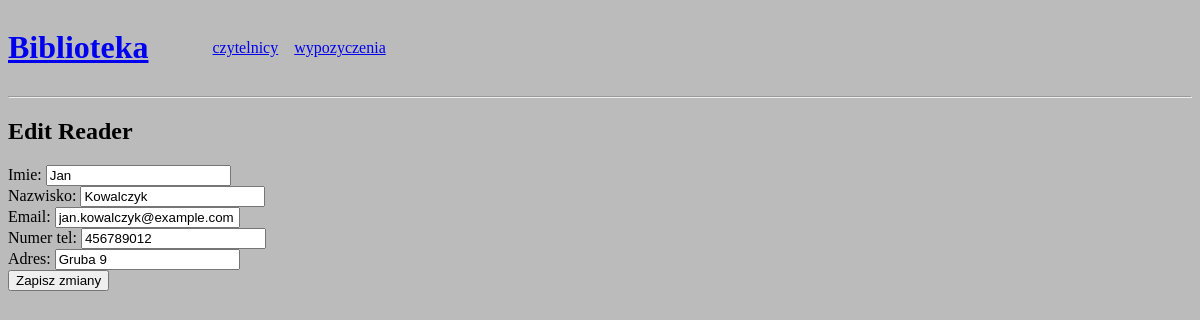
Page /pages/edit-reader.php?id=4 on the committed database.
### tables this page shows
CREATE TABLE czytelnicy (
  id INT AUTO_INCREMENT PRIMARY KEY,
  mail VARCHAR(255) NOT NULL UNIQUE,
  numer_tel VARCHAR(255) NOT NULL UNIQUE,
  adres VARCHAR(255) NOT NULL,
  imie VARCHAR(255) NOT NULL,
  nazwisko VARCHAR(255) NOT NULL,
  bilans SMALLINT NOT NULL DEFAULT 0
);

### pages/edit-reader.php (the view, shortened to what this page needs)
<!DOCTYPE html>
<html lang="en">
<head>
  <link rel="stylesheet" href="../style.css">
</head>
<body>
<?php
include("../components/header.php");
include("../db/connect.php");
if ($_SERVER["REQUEST_METHOD"] == "GET" && isset($_GET['id'])) {
    $id = $_GET['id'];
    $sql = "SELECT * FROM czytelnicy WHERE id = ?";
    $stmt = $conn->prepare($sql);
    $stmt->bind_param("i", $id);
    $stmt->execute();
    $result = $stmt->get_result();
    if ($result->num_rows == 1) {
        $row = $result->fetch_assoc();
?>
<h2>Edit Reader</h2>
<form action="../api/update-reader.php" method="post">
    <label for="imie">Imie:</label>
    <input type="text" id="imie" name="imie" value="<?php echo $row['imie']; ?>" required><br>
    <label for="nazwisko">Nazwisko:</label>
    <input type="text" id="nazwisko" name="nazwisko" value="<?php echo $row['nazwisko']; ?>" required><br>
    <label for="mail">Email:</label>
    <input type="email" id="mail" name="mail" value="<?php echo $row['mail']; ?>" required><br>
    <label for="numer_tel">Numer tel:</label>
    <input type="text" id="numer_tel" name="numer_tel" value="<?php echo $row['numer_tel']; ?>" required><br>
    <label for="adres">Adres:</label>
    <input type="text" id="adres" name="adres" value="<?php echo $row['adres']; ?>" required><br>
    <button type="submit">Zapisz zmiany</button>
</form>
<?php
    } else {
        echo "Czytelnik nie zostal znaleziony.";
    }
} else {
    echo "Nieprawidlowe dane.";
}
?>
</body>
</html>

### style.css (style rules this page uses)
body { background-color: #bbb; }

### rows in the picture
czytelnicy: imie "Jan", nazwisko "Kowalczyk", mail "jan.kowalczyk@example.com", numer_tel "456789012", adres "Gruba 9"
